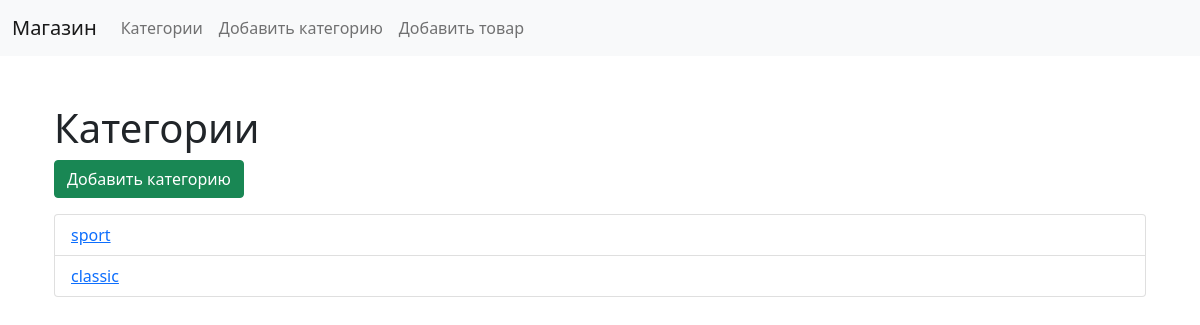
The page /shop/categories/ on the database as committed earlier.
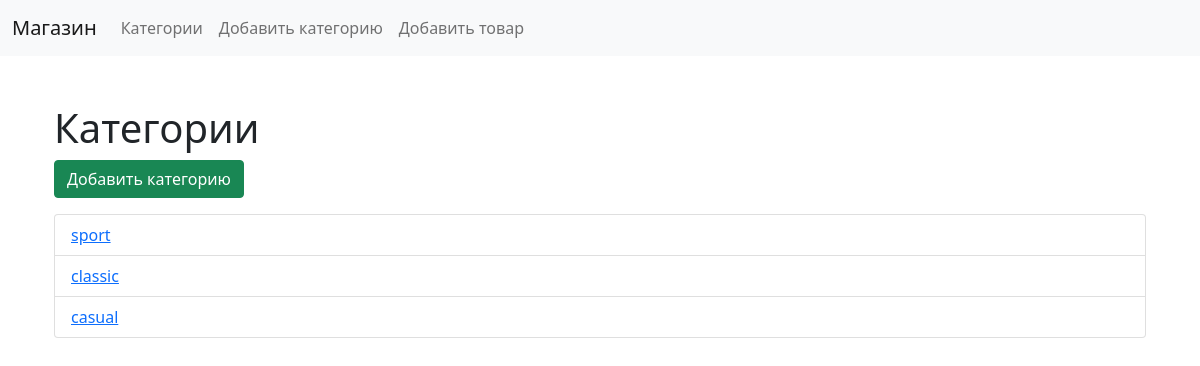
The same page on the database as committed later.
### shop/models.py (models this page shows, shortened)
class Category(models.Model):
    objects = None
    name = models.CharField(max_length=255, unique=True)
    description = models.TextField(blank=True, null=True)

### shop/views.py (the view)
# urls.py: path('categories/', views.category_list, name='category_list'),
def category_list(request):
    categories = Category.objects.all()
    return render(request, 'shop/category_list.html', {'categories': categories})

### shop/templates/shop/category_list.html
{% extends 'base.html' %}
{% block content %}
    <div class="container mt-5">
        <h1>Категории</h1>
        <a href="{% url 'add_category' %}" class="btn btn-success mb-3">Добавить категорию</a>
        <ul class="list-group">
            {% for category in categories %}
                <li class="list-group-item">
                    <a href="{% url 'category_detail' category.id %}">{{ category.name }}</a>
                </li>
            {% endfor %}
        </ul>
    </div>
{% endblock %}

### shop/templates/base.html (shortened to what this page needs)
<!DOCTYPE html>
<html>
<head>
    <link rel="stylesheet" href="https://cdn.jsdelivr.net/npm/bootstrap@5.1.3/dist/css/bootstrap.min.css">
</head>
<body>
    <nav class="navbar navbar-expand-lg navbar-light bg-light">
        <div class="container-fluid">
            <a class="navbar-brand" href="{% url 'product_list' %}">Магазин</a>
            <div class="collapse navbar-collapse" id="navbarNav">
                <ul class="navbar-nav">
                    <li class="nav-item">
                        <a class="nav-link" href="{% url 'category_list' %}">Категории</a>
                    </li>
                    <li class="nav-item">
                        <a class="nav-link" href="{% url 'add_category' %}">Добавить категорию</a>
                    </li>
                    <li class="nav-item">
                        <a class="nav-link" href="{% url 'add_product' %}">Добавить товар</a>
                    </li>
                </ul>
            </div>
        </div>
    </nav>
    <div class="container">
        {% block content %}
        {% endblock %}
    </div>
</body>
</html>

Rows that differ between the two databases and show on the page:
added Category: name "casual"
